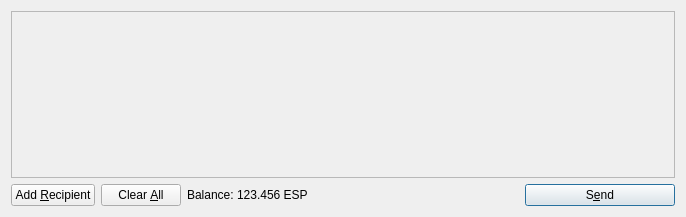
<?xml version="1.0" encoding="UTF-8"?>
<ui version="4.0">
 <class>SendCoinsDialog</class>
 <widget class="QDialog" name="SendCoinsDialog">
  <property name="geometry">
   <rect>
    <x>0</x>
    <y>0</y>
    <width>686</width>
    <height>217</height>
   </rect>
  </property>
  <property name="windowTitle">
   <string>Send Coins</string>
  </property>
  <layout class="QVBoxLayout" name="verticalLayout">
   <item>
    <widget class="QScrollArea" name="scrollArea">
     <property name="widgetResizable">
      <bool>true</bool>
     </property>
     <widget class="QWidget" name="scrollAreaWidgetContents">
      <property name="geometry">
       <rect>
        <x>0</x>
        <y>0</y>
        <width>666</width>
        <height>165</height>
       </rect>
      </property>
      <layout class="QVBoxLayout" name="verticalLayout_2">
       <property name="margin">
        <number>0</number>
       </property>
       <item>
        <layout class="QVBoxLayout" name="entries">
         <property name="spacing">
          <number>6</number>
         </property>
        </layout>
       </item>
       <item>
        <spacer name="verticalSpacer">
         <property name="orientation">
          <enum>Qt::Vertical</enum>
         </property>
         <property name="sizeHint" stdset="0">
          <size>
           <width>20</width>
           <height>40</height>
          </size>
         </property>
        </spacer>
       </item>
      </layout>
     </widget>
    </widget>
   </item>
   <item>
    <layout class="QHBoxLayout" name="horizontalLayout">
     <item>
      <widget class="QPushButton" name="addButton">
       <property name="toolTip">
        <string>Send to multiple recipients at once</string>
       </property>
       <property name="text">
        <string>Add &amp;Recipient</string>
       </property>
       <property name="icon">
        <iconset resource="../bitcoin.qrc">
         <normaloff>:/icons/add</normaloff>:/icons/add</iconset>
       </property>
       <property name="autoDefault">
        <bool>false</bool>
       </property>
      </widget>
     </item>
     <item>
      <widget class="QPushButton" name="clearButton">
       <property name="sizePolicy">
        <sizepolicy hsizetype="Minimum" vsizetype="Fixed">
         <horstretch>0</horstretch>
         <verstretch>0</verstretch>
        </sizepolicy>
       </property>
       <property name="toolTip">
        <string>Remove all transaction fields</string>
       </property>
       <property name="text">
        <string>Clear &amp;All</string>
       </property>
       <property name="icon">
        <iconset resource="../bitcoin.qrc">
         <normaloff>:/icons/remove</normaloff>:/icons/remove</iconset>
       </property>
       <property name="autoRepeatDelay">
        <number>300</number>
       </property>
       <property name="autoDefault">
        <bool>false</bool>
       </property>
      </widget>
     </item>
     <item>
      <layout class="QHBoxLayout" name="horizontalLayout_2">
       <property name="spacing">
        <number>3</number>
       </property>
       <item>
        <widget class="QLabel" name="label">
         <property name="text">
          <string>Balance:</string>
         </property>
        </widget>
       </item>
       <item>
        <widget class="QLabel" name="labelBalance">
         <property name="cursor">
          <cursorShape>IBeamCursor</cursorShape>
         </property>
         <property name="text">
          <string>123.456 ESP</string>
         </property>
         <property name="textInteractionFlags">
          <set>Qt::LinksAccessibleByMouse|Qt::TextSelectableByKeyboard|Qt::TextSelectableByMouse</set>
         </property>
        </widget>
       </item>
      </layout>
     </item>
     <item>
      <spacer name="horizontalSpacer">
       <property name="orientation">
        <enum>Qt::Horizontal</enum>
       </property>
       <property name="sizeHint" stdset="0">
        <size>
         <width>40</width>
         <height>20</height>
        </size>
       </property>
      </spacer>
     </item>
     <item>
      <widget class="QPushButton" name="sendButton">
       <property name="minimumSize">
        <size>
         <width>150</width>
         <height>0</height>
        </size>
       </property>
       <property name="toolTip">
        <string>Confirm the send action</string>
       </property>
       <property name="text">
        <string>S&amp;end</string>
       </property>
       <property name="icon">
        <iconset resource="../bitcoin.qrc">
         <normaloff>:/icons/send</normaloff>:/icons/send</iconset>
       </property>
       <property name="default">
        <bool>true</bool>
       </property>
      </widget>
     </item>
    </layout>
   </item>
  </layout>
 </widget>
 <resources>
  <include location="../bitcoin.qrc"/>
 </resources>
 <connections/>
</ui>
